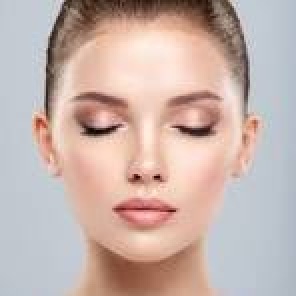
#> input picture 01_sandbox/face.jpg, 148 x 148 px, found by its file name (shown 2 times larger)
$ python smile.py
#> lines starting #> are read from the running program, lines starting #| are printed output that depends on the picture
import cv2
import matplotlib.pyplot as plt

face = cv2.imread('face.jpg')
#> face is the input picture: shape (148, 148, 3); mean B, G, R 172.2, 178.8, 199.4
# линзы
cv2.circle(face, (100, 62), 15, (255, 20, 20), -1)
cv2.circle(face, (50, 62), 15, (255, 20, 20), -1)
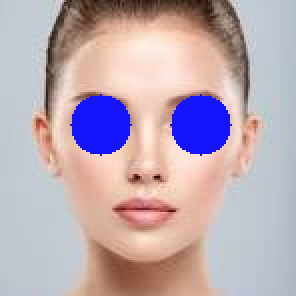
#> face: shape (148, 148, 3) (shown 2 times larger); mean B, G, R 179.7, 170.2, 188.1
# переносица
cv2.line(face, (50, 62), (100, 62), (255, 20, 20), 2)
# дужки
cv2.line(face, (35, 62), (25, 20), (255, 20, 20), 2)
cv2.line(face, (115, 62), (125, 20), (255, 20, 20), 2)
# # улыбка
# cv2.line(face, (56, 104), (86, 104), (0, 179, 255))
# # уголки 50, 100 95, 100
# cv2.line(face, (56, 104), (50, 100), (0, 179, 255))
# cv2.line(face, (86, 104), (95, 100), (0, 179, 255))
cv2.ellipse(face, (73, 95), (30, 15), 0, 0, 180, (0, 179, 255), 2)
# текст
text = 'Smile!'
org = (20, 20)
fontFace = cv2.FONT_HERSHEY_DUPLEX
fontScale = 1
color = (0, 0, 0)
thickness = 1
cv2.putText(face, text, org, fontFace, fontScale, color, thickness)
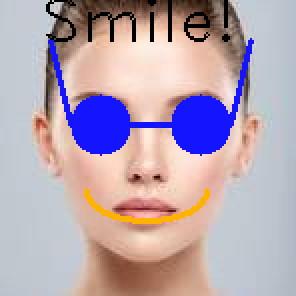
#> face: shape (148, 148, 3) (shown 2 times larger); mean B, G, R 177.4, 165.9, 183
cv2.imwrite('smile_face.jpg', face)
plt.imshow(face[:, :, ::-1])
plt.show()
# cv2.imshow('face', face)
# cv2.waitKey(0)
# cv2.destroyAllWindows()
